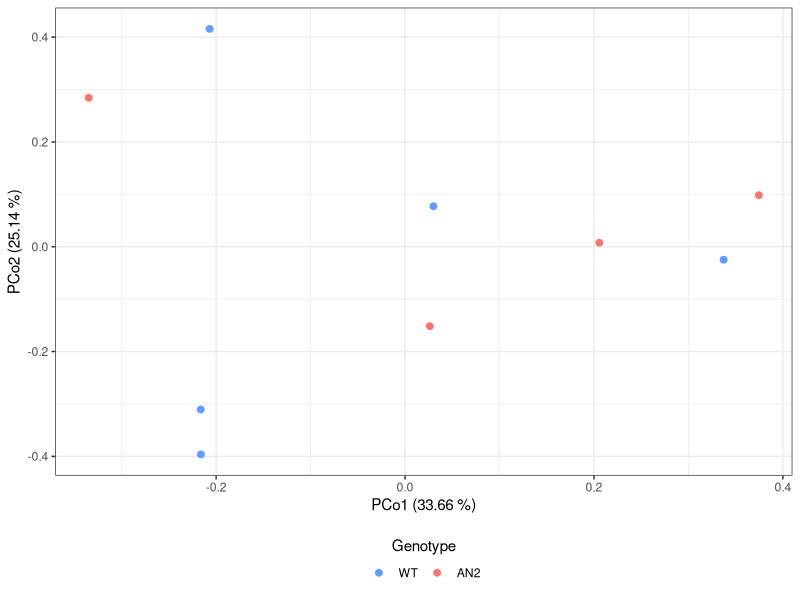
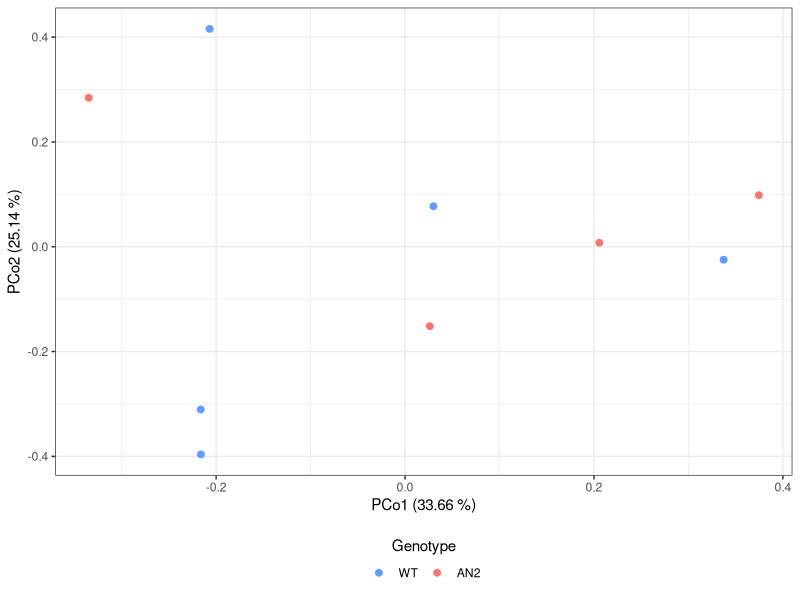

Write the R code that produced these figures, in order. (Note: this script raises an error after producing the figures.)
library(ggplot2)
library(reshape2)
library(scales)
library(vegan)
library(lubridate)
library(tidyverse)

library(MASS)
library(stringr)
library(forcats)
library(broom)

getwd()

setwd("/Users/zerbe/Desktop/untargeted/")

## Load the intensity file
intens3 <- read.table(file = "peak_height_pos_2020.txt" , header = TRUE)
intens3$ID <- as.character(intens3$ID)
intens3$mz <- as.character(intens3$mz)
intens3$rt <- as.character(intens3$rt)

var_match <- read.table(file = "variable with name pos 2020.txt", header = T)
var_match$variable <- as.factor(var_match$variable)

## Load the mapping file
lc_map <- read.table(file = "lcms_map_pos_2020.txt", header = TRUE, row.names = 1)
lc_map$SampleNumber <- as.factor(lc_map$SampleNumber)
lc_map$Genotype <- factor(lc_map$Genotype, levels = c("NA", "WT", "AN2"))
lc_map2 <- lc_map[match(colnames(intens3), row.names(lc_map)),] 

summary(lc_map2)
head(lc_map2)
summary(intens3)

intens3$max <- apply(intens3[4:20],1,max)

intens4 <- intens3 %>%
  mutate (blank_calc = ifelse(max >= 3*Control,"good","blank"))

intens4 <-  intens4 %>%
  filter(blank_calc == "good")

blank_features <- intens4 %>%
  filter(blank_calc == "blank")
#katie export here

intens4 <- subset( intens4, select = -blank_calc )

#make map of just samples, no standards
map_sub <- subset(lc_map2, Genotype != "NA")
map_sub <- subset(lc_map2, Water != "D")
intens4_sub <- intens4[,match(row.names(map_sub), colnames(intens4))]

summary(intens4_sub)
head(intens4_sub)

#PCoA analysis and graphing
pc <- capscale(t(log2(intens4_sub +1 )) ~ 1, distance = "bray")
pc.axes <- cbind(map_sub, scores(pc, choices = c(1:3))$sites)
head(pc.axes)

evals  <- eigenvals(pc)
evals_percent <- (evals / sum(evals)) *100
evals_percent <- round(evals_percent,digits=2)

head(pc.axes)
summary(evals_percent)

metab_plot <- ggplot(pc.axes, aes(MDS1, MDS2, color = Genotype)) + 
  theme_bw() +
  geom_point(size = 2) +
  xlab(paste("PCo1 (", evals_percent[1], " %)", sep = "")) +
  ylab(paste("PCo2 (", evals_percent[2], " %)", sep = "")) +
  scale_color_manual(values=c("#619CFF","#F8766D")) + 
  theme(text = element_text(size = 11), legend.position = "bottom", legend.box = "horizontal") +
  guides(colour = guide_legend(title.position = "top", title.hjust = 0.5), shape = guide_legend(title.position = "top", title.hjust = 0.5)) 
metab_plot
  ggsave(filename = "pcoa_metab.jpg", path = NULL,
         scale = 1, width = 3.35, height = 4, units = c("in"))

#permanova analysis
adonis(t(log2(intens4_sub+1))~ Genotype,data = map_sub)
#p value less than 0.05 is significant difference at 95% confidence

#-------------- WHICH PEAKS ARE SIG DIFF, NO NORMALIZATION

rownames(intens4) <- intens4[,"ID"]
intens5 <- intens4[5:20]
intens5 <-  as.data.frame(t(intens5))

intens5 <- tibble::rownames_to_column(intens5, "SampleID")
#intens5 <- intens5[match(row.names(intens5), row.names(map_sub)),] 

readymelt <- inner_join(map_sub, intens5, by = "SampleID")

intens3_tidy1 <- melt(readymelt, id.vars = names(map_sub))
str(intens3_tidy1)

#intens3_sub_ND <- intens4_sub[,match(row.names(map_sub), colnames(intens4_sub))]
#ntens3_tidy_ND <- melt(cbind(map_sub_ND, t(intens3_sub_ND)), id.vars = names(map_sub_ND))
#str(intens3_tidy_ND)
#nrow(intens3_tidy_ND)

comp.lm_ND <- intens3_tidy1 %>% 
  group_by(variable) %>% 
  summarise(prev = sum(value > 0) / n()) %>% 
  filter(prev >= 0) %>% 
  inner_join(intens3_tidy1, by = c("variable")) %>% 
  group_by(variable) %>% 
  na.omit() %>% 
  nest() %>% 
  mutate(nb_model_ND = map(data, ~lm(value ~ Genotype, .))) %>% 
  mutate(type = "No offset") 

comp.lm_results_ND <- comp.lm_ND %>%
  unnest_legacy(map(nb_model_ND, tidy)) %>% 
  inner_join(var_match, by = "variable")
 # mutate(p.adj = p.adjust(p.value, "BH"))
head(comp.lm_results_ND)

comp.lm_results_ND_export <- comp.lm_results_ND %>% 
  filter(p.value <= 0.05) %>%
  arrange(estimate) %>% 
  filter(term == "GenotypeAN2")

comp.lm_results_ND_notsig <- comp.lm_results_ND %>% 
  filter(p.value > 0.05) %>%
  arrange(estimate) %>% 
  filter(term == "GenotypeAN2")
nrow(comp.lm_results_ND_notsig)

comp.lm_results_ND_export <- comp.lm_results_ND_export %>%
  mutate(mode = "positive")%>%
  mutate(key = paste(mode, variable, sep = "-"))

write.table(comp.lm_results_ND_export, "/Users/zerbe/Desktop/untargeted/sig diff lists/POS/comp.lm_results_ND_export.txt", sep="\t")

head(comp.lm_results_ND_export)
head(var_match)

comp.lm_results_combo <- rbind(comp.lm_results_ND_export,comp.lm_results_ND_export_neg)
write.table(comp.lm_results_combo, "/Users/zerbe/Desktop/untargeted/sig diff lists/POS/comp.lm_results_ND_combo.txt", sep="\t")

#enriched in AN2
AN2 <-  comp.lm_results_ND_export %>% 
  filter(p.value <= 0.05) %>% 
  filter(estimate > 0)

#encriched in WT
WT <-  comp.lm_results_ND_export %>% 
  filter(p.value <= 0.05) %>% 
  filter(estimate < 0)

#boxplots of significant metabolites

new_intens <- intens4 %>%
  gather(SampleID, value, -ID) %>%
  mutate(ID = as.character(ID))%>%
  mutate(value = as.numeric(value)) %>%
  inner_join(map_sub) %>%
  group_by(SampleID)

data_for_heatC <- AN2 %>% 
  inner_join(new_intens, by = c("variable" = "ID")) %>% 
  group_by(variable) #%>%

data_for_heatD <- WT %>% 
  inner_join(new_intens, by = c("variable" = "ID")) %>% 
  group_by(variable) #%>% 

  #mutate(scaled_value = (value-min(value))/(max(value)-min(value)))

summary(data_for_heatC)

plot_C <- ggplot(subset(data_for_heatC), aes(x = Genotype, y = value, fill = Genotype)) +
  geom_boxplot() +
  facet_wrap( ~ key, scales = "free", ncol = 6) +
  theme_bw() +
  labs(y = "value") +
  theme(text = element_text(size = 10), axis.ticks.x = element_blank(), legend.key = element_blank()) + 
  scale_fill_manual(values=c( "#619CFF", "#F8766D")) + 
  theme(legend.title=element_blank(), axis.text.x=element_blank(), axis.title.x=element_blank()) +
  theme(legend.justification=c(1,0), legend.position = "bottom") + 
  scale_y_continuous(labels = function(x) format(x, scientific = TRUE))
plot_C

plot_D <- ggplot(subset(data_for_heatD), aes(x = Genotype, y = value, fill = Genotype)) +
  geom_boxplot() +
  facet_wrap( ~ key, scales = "free", ncol = 6) +
  theme_bw() +
  labs(y = "value") +
  theme(text = element_text(size = 10), axis.ticks.x = element_blank(), legend.key = element_blank()) + 
  scale_fill_manual(values=c( "#619CFF", "#F8766D")) + 
  theme(legend.title=element_blank(), axis.text.x=element_blank(), axis.title.x=element_blank()) +
  theme(legend.justification=c(1,0), legend.position = "bottom") + 
  scale_y_continuous(labels = function(x) format(x, scientific = TRUE))
plot_D

